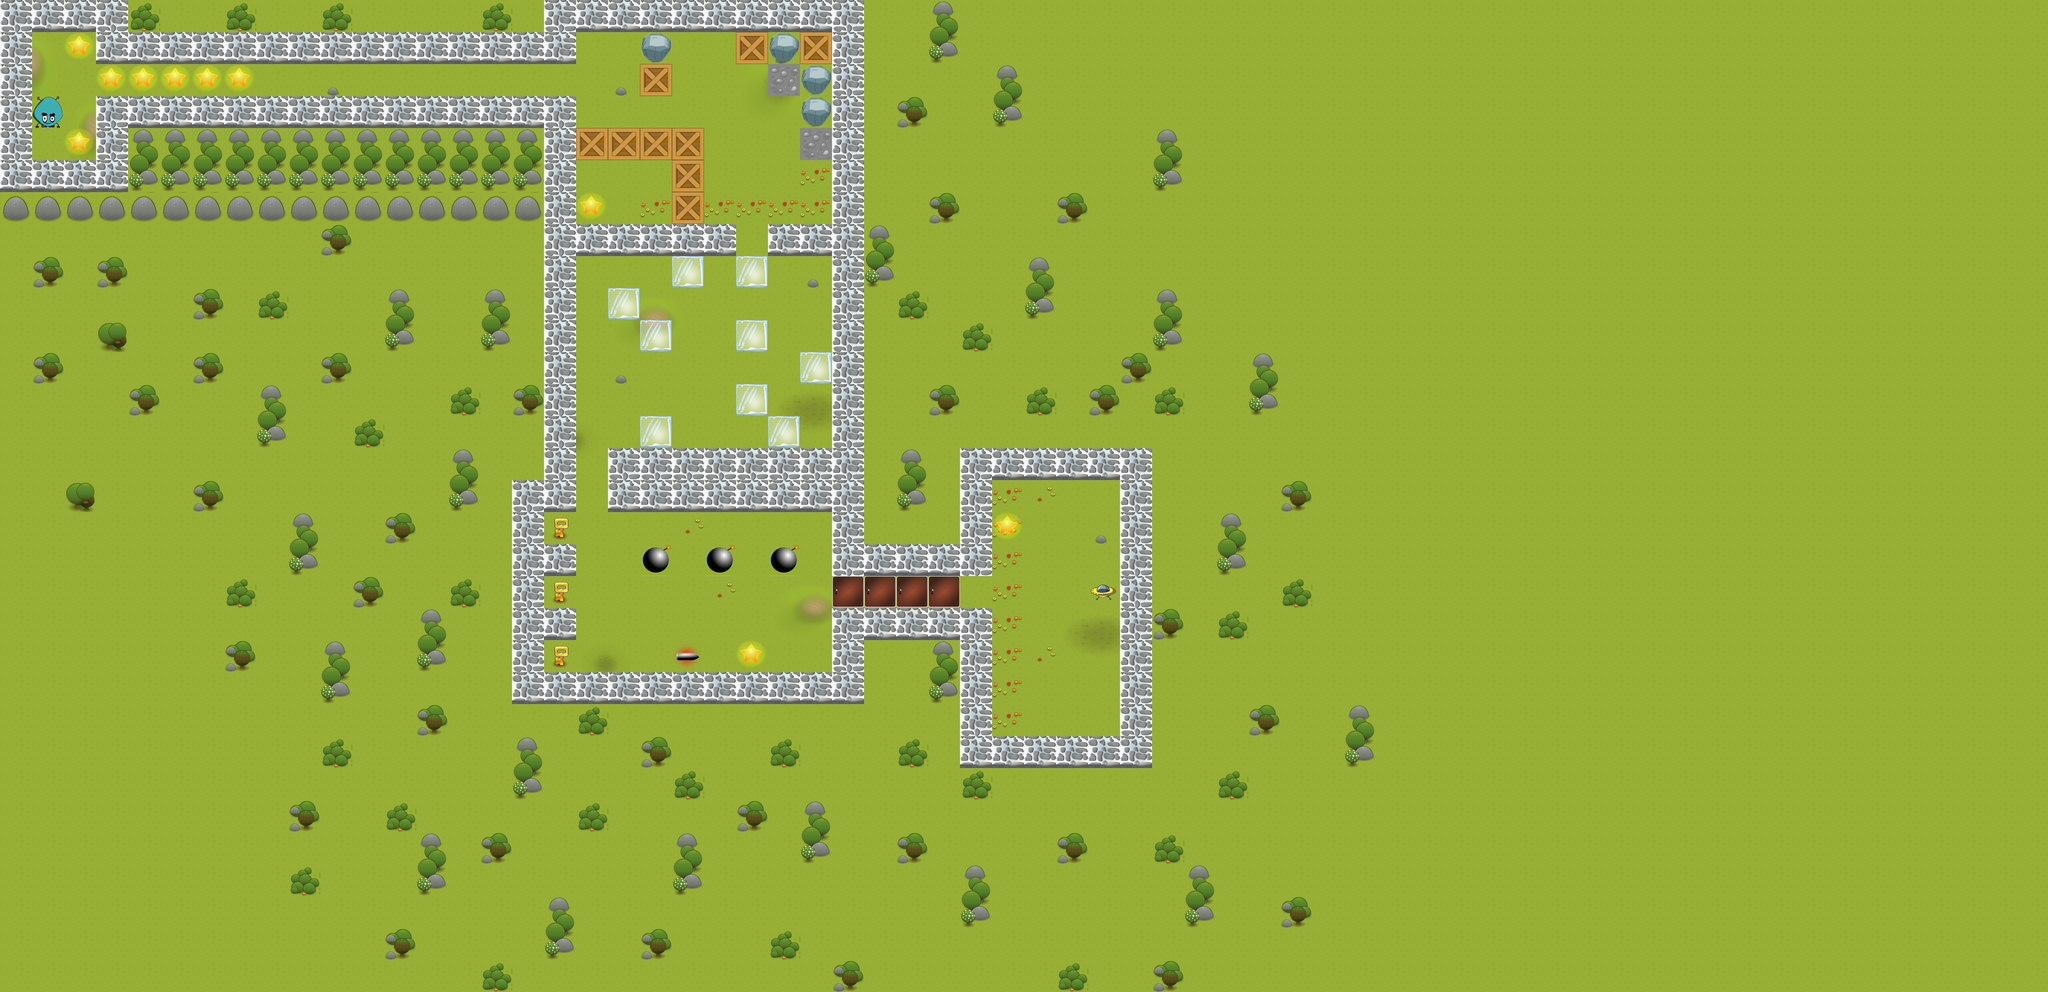

This is a level from a 2D game, rendered from its Tiled map with the project's own tilesets. A one-line summary and the map file follow, with tile-layer data summarised:
An orthogonal 64x31 tile map with 80x80 px tiles, 7 tile layers (ground, grass, walls, wallsfront, ...), 5 tilesets and 7 objects.

<map version="1.0" orientation="orthogonal" width="64" height="31" tilewidth="80" tileheight="80">
 <properties>
  <property name="Scale" value="1" />
  <property name="background_music" value="Chipper Doodle v2" />
  <property name="level author" value="" />
  <property name="music_info" value="Chipper Doodle v2 by Kevin MacLeod is licensed under a CC Attribution 3.0." />
 </properties>
 <tileset firstgid="1" name="walls80" tilewidth="80" tileheight="80">
  <image source="walls80.png" width="320" height="320" />
  <tile id="0">
   <properties>
    <property name="wall" value="1" />
   </properties>
  </tile>
  <tile id="1">
   <properties>
    <property name="wall" value="1" />
   </properties>
  </tile>
  <tile id="2">
   <properties>
    <property name="wall" value="1" />
   </properties>
  </tile>
  <tile id="14">
   <properties>
    <property name="wall" value="1" />
   </properties>
  </tile>
  <tile id="15">
   <properties>
    <property name="wall" value="1" />
   </properties>
  </tile>
 </tileset>
 <tileset firstgid="17" name="SmallWorld-all" tilewidth="80" tileheight="80">
  <image source="SmallWorld-all.png" width="640" height="560" />
 </tileset>
 <tileset firstgid="73" name="TiledObjects" tilewidth="80" tileheight="80">
  <image source="TiledObjects.png" width="800" height="800" />
 </tileset>
 <tileset firstgid="173" name="walls80V2" tilewidth="80" tileheight="80">
  <image source="walls80V2.png" width="640" height="640" />
  <tile id="0">
   <properties>
    <property name="wall" value="1" />
   </properties>
  </tile>
  <tile id="1">
   <properties>
    <property name="wall" value="1" />
   </properties>
  </tile>
  <tile id="26">
   <properties>
    <property name="wall" value="1" />
   </properties>
  </tile>
 </tileset>
 <tileset firstgid="237" name="snowShadows" tilewidth="80" tileheight="80">
  <image source="snowShadows.png" width="640" height="640" />
 </tileset>
 <layer name="ground" width="64" height="31">
  <data>[1984 cells, 1984 non-empty, 1 distinct tile ids]</data>
 </layer>
 <layer name="grass" width="64" height="31">
  <data>[1984 cells, 77 non-empty, 33 distinct tile ids]</data>
 </layer>
 <layer name="walls" width="64" height="31">
  <data>[1984 cells, 157 non-empty, 1 distinct tile ids]</data>
 </layer>
 <layer name="wallsfront" width="64" height="31">
  <data>[1984 cells, 157 non-empty, 1 distinct tile ids]</data>
 </layer>
 <layer name="Tile Layer 6" width="64" height="31">
  <data>[1984 cells, 86 non-empty, 1 distinct tile ids]</data>
 </layer>
 <layer name="ObjectTiles" width="64" height="31">
  <data>[1984 cells, 47 non-empty, 11 distinct tile ids]</data>
 </layer>
 <objectgroup name="objects">
  <object x="4240" y="560" width="80" height="80">
   <properties>
    <property name="turn" value="left" />
   </properties>
  </object>
  <object x="3440" y="2000" width="80" height="80">
   <properties>
    <property name="quantity" value="3" />
   </properties>
  </object>
  <object x="1740" y="1560" />
  <object x="640" y="160" width="80" height="80">
   <properties>
    <property name="image" value="dialog_robbo_bit_and_byte.png" />
    <property name="message" value="- Whoa! I thought you will never make it. Good to see you again Digit.#- You too guys. So... what are you doing here?#- We received your signal and decided to help You a little bit. I see That You already have few stars. You see, you have to collect all of them to leave this level with your spaceship." />
   </properties>
  </object>
  <object x="1280" y="160" width="80" height="80">
   <properties>
    <property name="image" value="dialog_robbo_bit_and_byte.png" />
    <property name="message" value="- This are boxes. Go Ahead You can push them.#- That's it? This is your advice?#- well... be careful with them, they can block your way. Sometimes you will have to blow up them with a bomb.#- With a bomb?#- Yep. We Will Show You." />
   </properties>
  </object>
  <object x="1840" y="240" width="80" height="80">
   <properties>
    <property name="image" value="dialog_robbo_bit_and_byte.png" />
    <property name="message" value="- remember that you have to collect all stars. If you see that you did something stupid and you will not make it just select menu and restart level." />
   </properties>
  </object>
  <object x="1840" y="560" width="80" height="80">
   <properties>
    <property name="image" value="dialog_robbo_bit_and_byte.png" />
    <property name="message" value="- Ice blocks are similar, only when you push them they will slide.#- go one. try it. but be careful. #- Ok guys I think I get it. #-Yes? So few more things. You can block your enemies with blocks. They can save you from magnets. With ice block you can even hit things. Not only enemies. Bombs also.#" />
   </properties>
  </object>
 </objectgroup>
 <layer name="trees" width="64" height="31">
  <data>[1984 cells, 158 non-empty, 6 distinct tile ids]</data>
 </layer>
</map>
